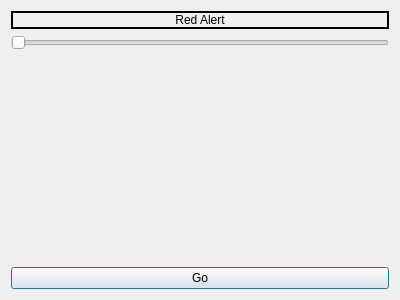
<?xml version="1.0" encoding="UTF-8"?>
<ui version="4.0">
 <class>Dialog</class>
 <widget class="QDialog" name="Dialog">
  <property name="geometry">
   <rect>
    <x>0</x>
    <y>0</y>
    <width>400</width>
    <height>300</height>
   </rect>
  </property>
  <property name="windowTitle">
   <string>Dialog</string>
  </property>
  <layout class="QVBoxLayout" name="verticalLayout_3">
   <item>
    <layout class="QVBoxLayout" name="verticalLayout_2">
     <item>
      <layout class="QVBoxLayout" name="verticalLayout">
       <item>
        <widget class="QLabel" name="label">
         <property name="frameShape">
          <enum>QFrame::Box</enum>
         </property>
         <property name="frameShadow">
          <enum>QFrame::Plain</enum>
         </property>
         <property name="lineWidth">
          <number>2</number>
         </property>
         <property name="text">
          <string>Red Alert</string>
         </property>
         <property name="alignment">
          <set>Qt::AlignCenter</set>
         </property>
        </widget>
       </item>
       <item>
        <widget class="QSlider" name="horizontalSlider">
         <property name="orientation">
          <enum>Qt::Horizontal</enum>
         </property>
        </widget>
       </item>
      </layout>
     </item>
     <item>
      <spacer name="verticalSpacer">
       <property name="orientation">
        <enum>Qt::Vertical</enum>
       </property>
       <property name="sizeHint" stdset="0">
        <size>
         <width>20</width>
         <height>40</height>
        </size>
       </property>
      </spacer>
     </item>
     <item>
      <layout class="QHBoxLayout" name="horizontalLayout">
       <item>
        <widget class="QPushButton" name="pushButton">
         <property name="text">
          <string>Go</string>
         </property>
        </widget>
       </item>
      </layout>
     </item>
    </layout>
   </item>
  </layout>
 </widget>
 <layoutdefault spacing="6" margin="11"/>
 <resources/>
 <connections/>
</ui>
